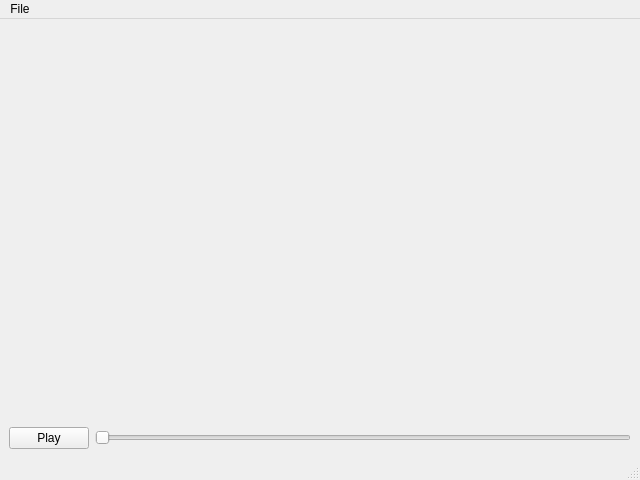
<?xml version="1.0" encoding="UTF-8"?>
<ui version="4.0">
 <class>MainWindow</class>
 <widget class="QMainWindow" name="MainWindow">
  <property name="geometry">
   <rect>
    <x>0</x>
    <y>0</y>
    <width>640</width>
    <height>480</height>
   </rect>
  </property>
  <property name="windowTitle">
   <string>MainWindow</string>
  </property>
  <widget class="QWidget" name="centralwidget">
   <layout class="QVBoxLayout" name="verticalLayout">
    <item>
     <widget class="VideoWidget" name="videoWidget" native="true"/>
    </item>
    <item>
     <layout class="QHBoxLayout" name="horizontalLayout">
      <item>
       <widget class="QPushButton" name="playButton">
        <property name="text">
         <string>Play</string>
        </property>
       </widget>
      </item>
      <item>
       <widget class="QSlider" name="progressSlider">
        <property name="orientation">
         <enum>Qt::Horizontal</enum>
        </property>
       </widget>
      </item>
     </layout>
    </item>
   </layout>
  </widget>
  <widget class="QMenuBar" name="menubar">
   <property name="geometry">
    <rect>
     <x>0</x>
     <y>0</y>
     <width>640</width>
     <height>23</height>
    </rect>
   </property>
   <widget class="QMenu" name="menuFile">
    <property name="title">
     <string>File</string>
    </property>
    <addaction name="actionOpen"/>
    <addaction name="actionOpenURL"/>
   </widget>
   <addaction name="menuFile"/>
  </widget>
  <widget class="QStatusBar" name="statusbar"/>
  <action name="actionOpen">
   <property name="text">
    <string>Open</string>
   </property>
  </action>
  <action name="actionOpenURL">
   <property name="text">
    <string>OpenURL</string>
   </property>
  </action>
 </widget>
 <customwidgets>
  <customwidget>
   <class>VideoWidget</class>
   <extends>QWidget</extends>
   <header>video_widget.hpp</header>
   <container>1</container>
  </customwidget>
 </customwidgets>
 <resources/>
 <connections/>
</ui>
